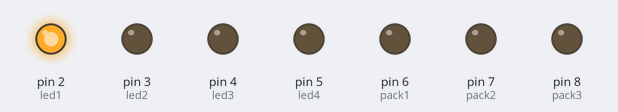
Bench run of a sketch on a simulated Arduino Uno, built with avr-gcc and run on an emulated ATmega328P. Parts: output pins drawn as LEDs (lit = HIGH).

Above: at 0.1 s.
At 1.1 s:
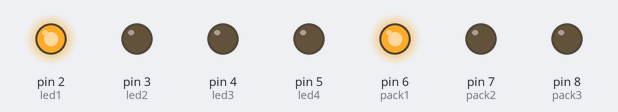
Timing chart, 0 to 2.6 s (numbered marks = the images above):
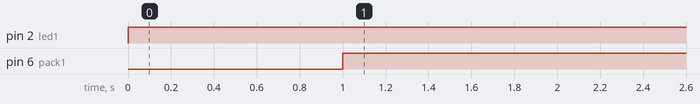

Measured:
- by itself, pin 2 (led1): LOW → HIGH at 0.00 s
- by itself, pin 6 (pack1): LOW → HIGH at 1.0 s

The sketch:

MultiplexingTutorial2.ino
```cpp
// We will write similar program to tutorial 1 but this time we will use millis
// instead of delays

const int led1 = 2;
const int led2 = 3;
const int led3 = 4;
const int led4 = 5;
const int pack1 = 6;
const int pack2 = 7;
const int pack3 = 8;
unsigned long packMillis = 0;

void setup() {
  // initialize digital pin 13 as an output.
  pinMode(led1, OUTPUT);
  pinMode(led2, OUTPUT);
  pinMode(led3, OUTPUT);
  pinMode(led4, OUTPUT);
  pinMode(pack1, OUTPUT);
  pinMode(pack2, OUTPUT);
  pinMode(pack3, OUTPUT);
}

// the loop function runs over and over again forever
void loop() {
  // Lets turn bottom 5 LEDs ON
  // Look at diagram to understand Pack 1, Pack 2 and Pack 3
  // How many LEDs in Pack 1 would you like to turn ON
  // Pack 1 block
  // Use if condition here
  digitalWrite(led1, HIGH);
  // .
  // .
  // .
  // Send LOW in Pack 1 ground and HIGH in Pack 2 and Pack 3 grounds respectively
  // Add delay of 1s for now to see how it will look
  delay(1000);

  // How many LEDs in Pack 2 would you like to turn ON
  // Pack 2 block
  // .
  // .
  // .
  digitalWrite(pack1, HIGH);
  digitalWrite(pack2, LOW);
  digitalWrite(pack1, HIGH);

  delay(1000);

  // Identify how many LEDs in Pack 3 would need to be on

  // Now keep on decreasing delay and find out what delay would make our eyes feel that all LEDs are ON

}
```
